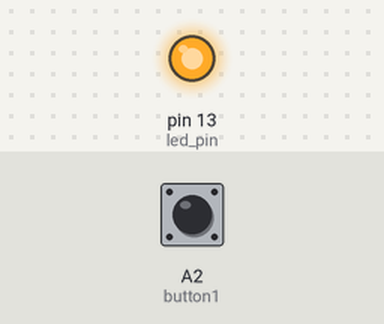
The sketch below on a simulated Teensy 3. Parts: output pins drawn as LEDs (lit = HIGH). The test bench sets the inputs (shaded band); at power-on: A2 (button1) HIGH.

Above: at 0.1 s.
At 1.1 s:
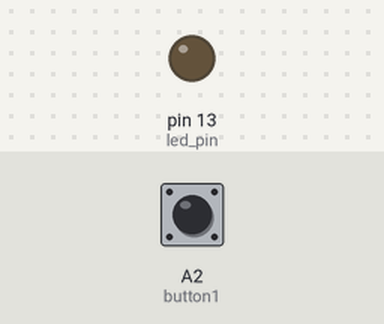
Timing chart, 0 to 2.6 s (numbered marks = the images above):
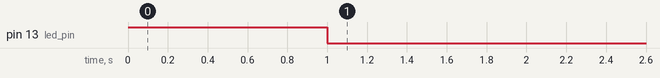

The sketch:

teensy_sendMIDI.ino
```cpp
// basic send MIDI functions for Teensy 3.6
// using the Bounce library
// from https://www.pjrc.com/teensy/td_midi.html

#include <Bounce.h>

#define led_pin 13
Bounce button1 = Bounce(16, 5);
const int channel = 1;

void setup() {
  // pin setup
  pinMode(led_pin, OUTPUT);
  pinMode(16, INPUT_PULLUP);
  // blink once after setup
  digitalWrite(led_pin, HIGH);
  delay(1000);
  digitalWrite(led_pin, LOW);
}

void loop() {
  button1.update();
  // send NoteOn when button is pressed
  if(button1.fallingEdge()){
    usbMIDI.sendNoteOn(60, 99, channel);
    digitalWrite(led_pin, HIGH);
  }
  // send NoteOff when button is released
  if(button1.risingEdge()){
    usbMIDI.sendNoteOff(60, 0, channel);
    digitalWrite(led_pin, LOW);
  }

  // discard MIDI messages
  while(usbMIDI.read()){
    ;
  }
}
```
